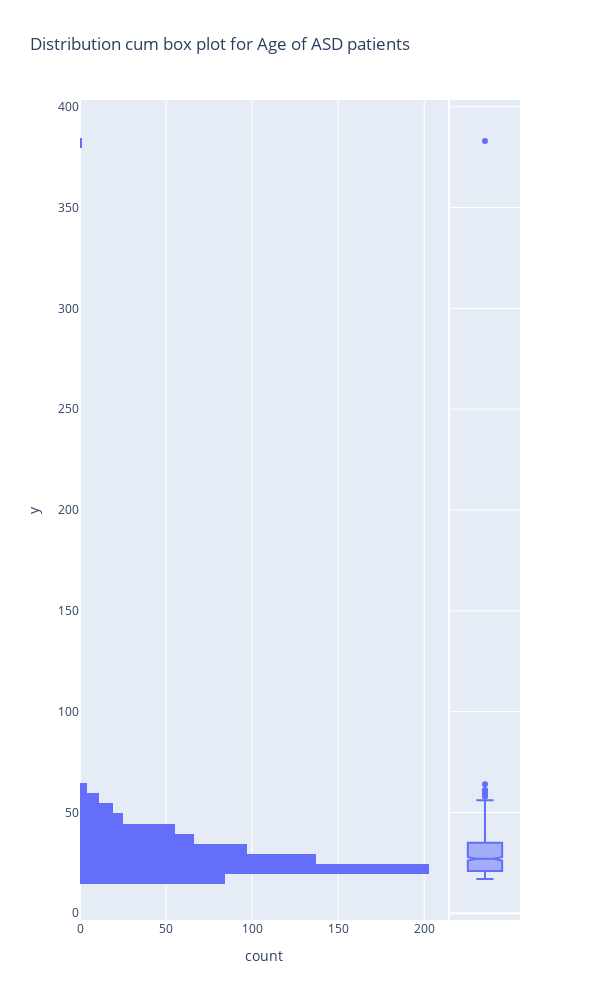

Source (notebook cell):
### Code cell
px.histogram(y = data.age, marginal='box', title="Distribution cum box plot for Age of ASD patients", height=1000, width=600)

### Figure 1 — Plotly figure (JSON) as saved in the notebook; plotly's stock layout.template omitted (floating-point values rounded to 4 significant figures; data arrays with more than 128 entries replaced by an {"elided": "..."} marker saying what was removed)
{"data": [{"alignmentgroup": "True", "bingroup": "y", "hovertemplate": "count=%{x}<br>y=%{y}<extra></extra>", "legendgroup": "", "marker": {"color": "#636efa", "pattern": {"shape": ""}}, "name": "", "offsetgroup": "", "orientation": "h", "showlegend": false, "type": "histogram", "xaxis": "x", "y": {"elided": "704 int values"}, "yaxis": "y"}, {"alignmentgroup": "True", "hovertemplate": "y=%{y}<extra></extra>", "legendgroup": "", "marker": {"color": "#636efa"}, "name": "", "notched": true, "offsetgroup": "", "showlegend": false, "type": "box", "xaxis": "x2", "y": {"elided": "704 int values"}, "yaxis": "y2"}], "layout": {"barmode": "relative", "height": 1000, "legend": {"tracegroupgap": 0}, "title": {"text": "Distribution cum box plot for Age of ASD patients"}, "width": 600, "xaxis": {"anchor": "y", "domain": [0, 0.8358], "title": {"text": "count"}}, "xaxis2": {"anchor": "y2", "domain": [0.8408, 1], "matches": "x2", "showgrid": false, "showline": false, "showticklabels": false, "ticks": ""}, "yaxis": {"anchor": "x", "domain": [0, 1], "title": {"text": "y"}}, "yaxis2": {"anchor": "x2", "domain": [0, 1], "matches": "y", "showgrid": true, "showticklabels": false}}}
